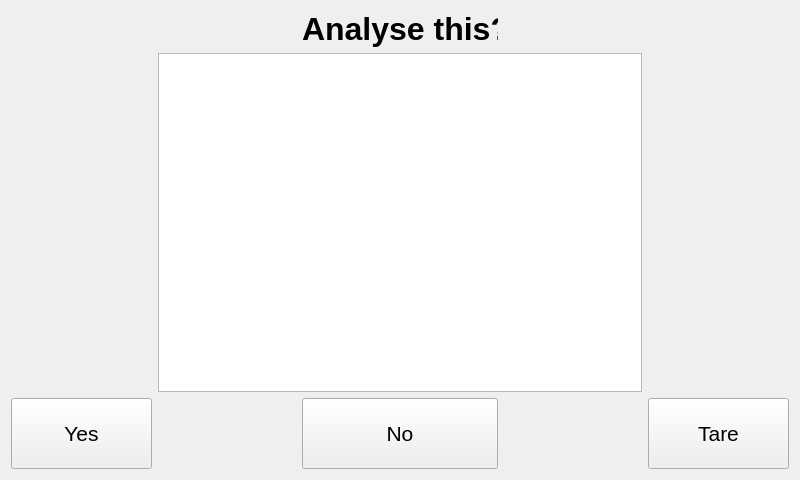
<?xml version="1.0" encoding="UTF-8"?>
<ui version="4.0">
 <class>analyse</class>
 <widget class="QWidget" name="analyse">
  <property name="geometry">
   <rect>
    <x>0</x>
    <y>0</y>
    <width>800</width>
    <height>480</height>
   </rect>
  </property>
  <property name="windowTitle">
   <string>analyse</string>
  </property>
  <layout class="QGridLayout" name="gridLayout">
   <item row="1" column="1" colspan="3">
    <widget class="QGraphicsView" name="graphicsView"/>
   </item>
   <item row="2" column="0">
    <widget class="QPushButton" name="btn_yes">
     <property name="minimumSize">
      <size>
       <width>141</width>
       <height>71</height>
      </size>
     </property>
     <property name="font">
      <font>
       <family>Helvetica Neue</family>
       <pointsize>16</pointsize>
      </font>
     </property>
     <property name="text">
      <string>Yes</string>
     </property>
    </widget>
   </item>
   <item row="2" column="1">
    <spacer name="horizontalSpacer">
     <property name="orientation">
      <enum>Qt::Horizontal</enum>
     </property>
     <property name="sizeHint" stdset="0">
      <size>
       <width>152</width>
       <height>20</height>
      </size>
     </property>
    </spacer>
   </item>
   <item row="2" column="2">
    <widget class="QPushButton" name="btn_no">
     <property name="minimumSize">
      <size>
       <width>141</width>
       <height>71</height>
      </size>
     </property>
     <property name="font">
      <font>
       <family>Helvetica Neue</family>
       <pointsize>16</pointsize>
      </font>
     </property>
     <property name="text">
      <string>No</string>
     </property>
    </widget>
   </item>
   <item row="2" column="3">
    <spacer name="horizontalSpacer_2">
     <property name="orientation">
      <enum>Qt::Horizontal</enum>
     </property>
     <property name="sizeHint" stdset="0">
      <size>
       <width>152</width>
       <height>20</height>
      </size>
     </property>
    </spacer>
   </item>
   <item row="2" column="4">
    <widget class="QPushButton" name="btn_tare">
     <property name="minimumSize">
      <size>
       <width>141</width>
       <height>71</height>
      </size>
     </property>
     <property name="font">
      <font>
       <family>Helvetica Neue</family>
       <pointsize>16</pointsize>
      </font>
     </property>
     <property name="text">
      <string>Tare</string>
     </property>
    </widget>
   </item>
   <item row="0" column="2">
    <widget class="QLabel" name="lbl_title">
     <property name="minimumSize">
      <size>
       <width>121</width>
       <height>31</height>
      </size>
     </property>
     <property name="font">
      <font>
       <family>Helvetica Neue</family>
       <pointsize>24</pointsize>
       <weight>75</weight>
       <bold>true</bold>
      </font>
     </property>
     <property name="text">
      <string>Analyse this?</string>
     </property>
    </widget>
   </item>
  </layout>
 </widget>
 <layoutdefault spacing="6" margin="11"/>
 <resources/>
 <connections/>
</ui>
